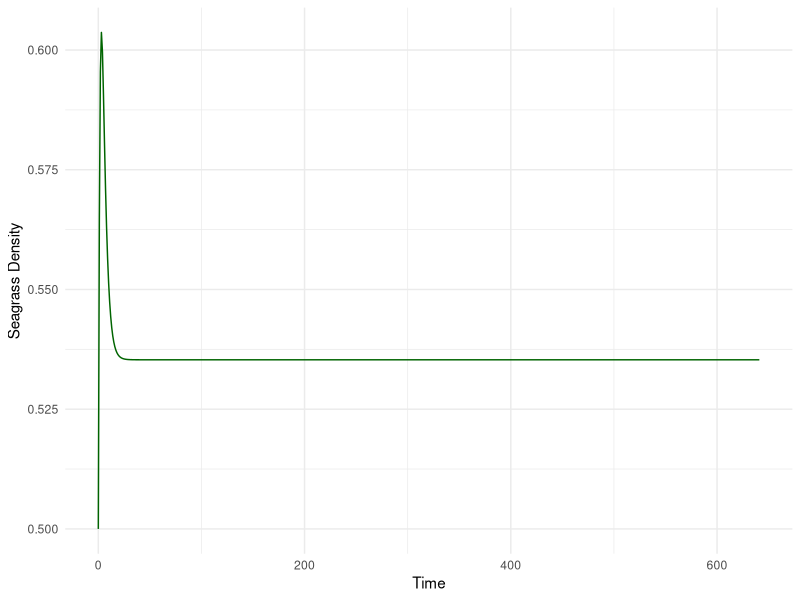
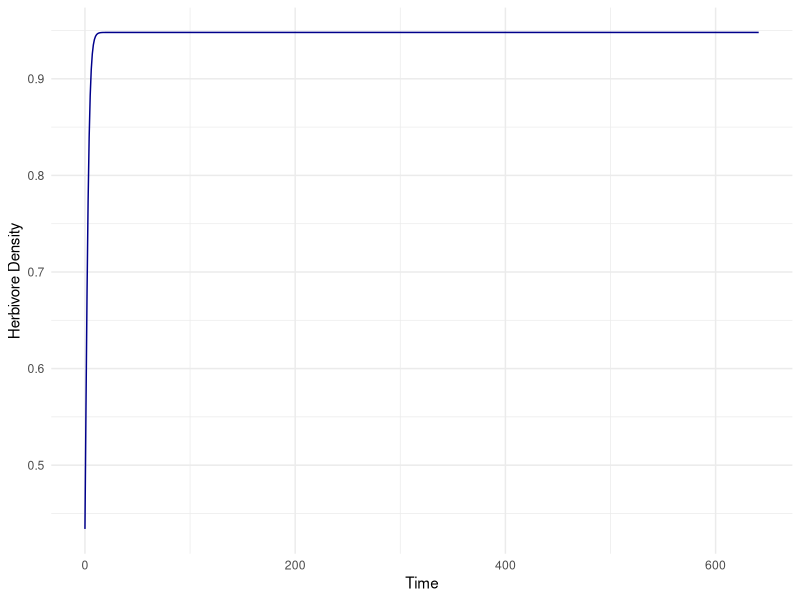
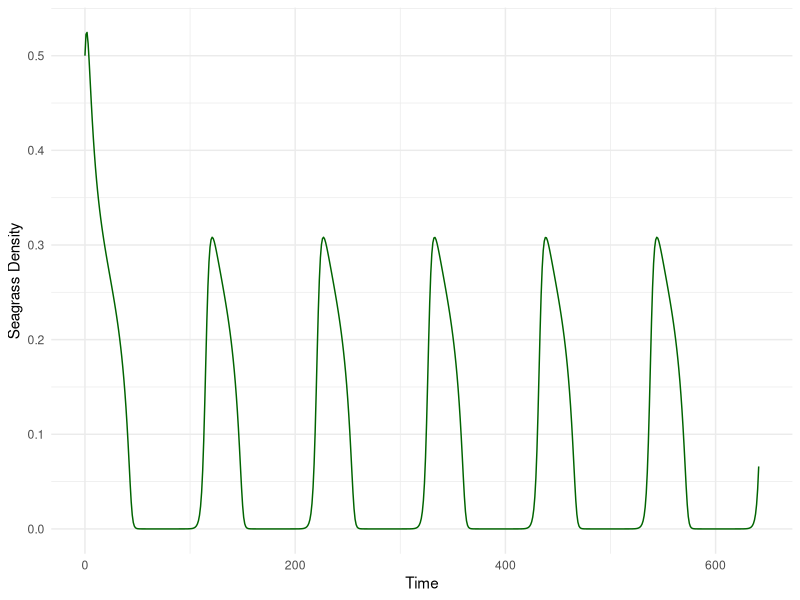
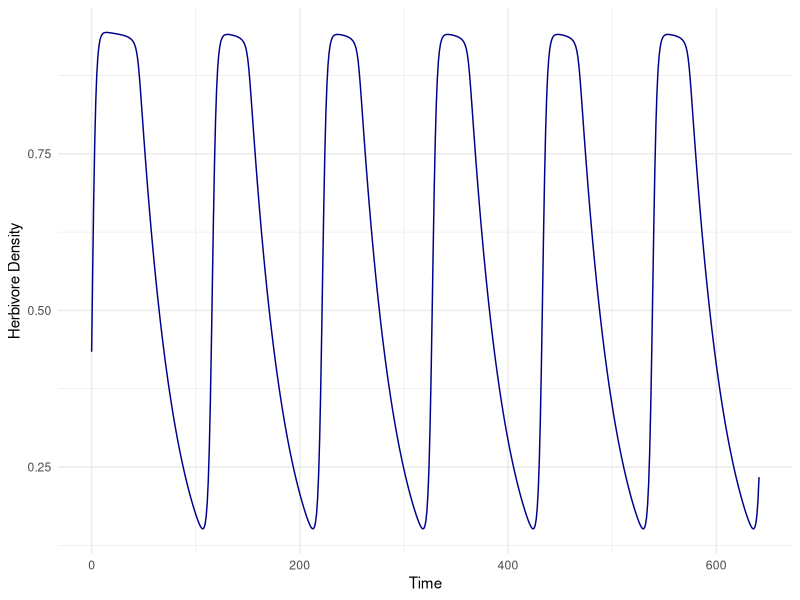

The R script that drew these images, in order:
##Baseline (no temp, nutrients) model from Ong et al.

library(deSolve)
library(tidyverse)
library(ggpubr)

#Halo model
ode_system <- function(t, y, parms) {
  with(as.list(c(y, parms)), {
    dA <- q * A * (1 - A / (A0 * exp(-(R * (1 / rc) * (A0 - A))))) - ((g * A * H) / (1 + g * s * A))
    dH <- (r * A * H) / (1 + g * s * A) * (1 - H / ((1 - A0) * k)) - (m * H)
    return(list(c(dA, dH)))
  })
}

# Set the time points where you want to evaluate the solution
times <- seq(0, 641, by = 1) #same length as SST model (200 burn in + 441 SST time series points)

# Define initial conditions
initial_conditions <- c(A = 0.5, H = 0.434)


#STABLE
# Define parameter values
parameters <- c(q = 0.8, A0 = 0.8, R = 0.13, rc = 2, g = 2, s = 6, r = 8, k = 5, m = 0.03)  #original stable

# Solve the system of differential equations
solution_stable <- ode(y = initial_conditions, times = times, func = ode_system, parms = parameters)

p1<-ggplot(data=as.data.frame(solution_stable), aes(x=time, y=A)) +
  geom_line(col="dark green") +
  theme_minimal() +
  labs(x="Time", y = "Seagrass Density")

p2<-ggplot(data=as.data.frame(solution_stable), aes(x=time, y=H)) +
  geom_line(col="dark blue") +
  theme_minimal() +
  labs(x="Time", y = "Herbivore Density")
#ggarrange(p1, p2, nrow=2)


##CYCLES
parameters <- c(q = 0.8, A0 = 0.8, R = 1.28, rc = 2, g = 2, s = 6, r = 8, k = 5, m = 0.03)  #original cycle

# Solve the system of differential equations
solution_cycles <- ode(y = initial_conditions, times = times, func = ode_system, parms = parameters)

p3<-ggplot(data=as.data.frame(solution_cycles), aes(x=time, y=A)) +
  geom_line(col="dark green") +
  theme_minimal() +
  labs(x="Time", y = "Seagrass Density")

p4<-ggplot(data=as.data.frame(solution_cycles), aes(x=time, y=H)) +
  geom_line(col="dark blue") +
  theme_minimal() +
  labs(x="Time", y = "Herbivore Density")

#ggarrange(p3, p4, nrow=2)

solution_stable <- as.data.frame(solution_stable)
solution_cycles <- as.data.frame(solution_cycles)

colnames(solution_stable)[colnames(solution_stable) == "A"] <- "A_stable_baseline"
colnames(solution_stable)[colnames(solution_stable) == "H"] <- "H_stable_baseline"

colnames(solution_cycles)[colnames(solution_cycles) == "A"] <- "A_cycles_baseline"
colnames(solution_cycles)[colnames(solution_cycles) == "H"] <- "H_cycles_baseline"

solution_baseline <- merge(solution_stable, solution_cycles, by = "time")
solution_baseline <- pivot_longer(solution_baseline, A_stable_baseline:H_cycles_baseline, names_to = "type", values_to = "value")
